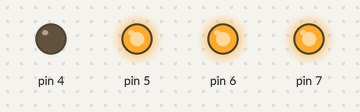
The sketch below on a simulated Arduino Uno, built with avr-gcc and run on an emulated ATmega328P. Shown: output pins drawn as LEDs (lit = HIGH).

Above: at 0.03 s.
At 1.84 s:
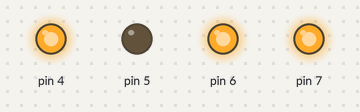
At 3.84 s:
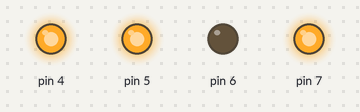
At 7.71 s:
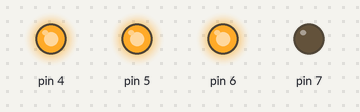
Timing chart, 0 to 8.0 s (numbered marks = the images above):
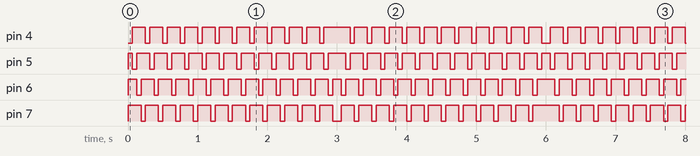

Measured:
- by itself, pin 4: repeats every 6.0 s: HIGH 0.38 s, 11 × (LOW 0.06 s, HIGH 0.19 s), LOW 0.13 s, 11 × (HIGH 0.19 s, LOW 0.06 s)
- by itself, pin 5, pin 6: moves between LOW and HIGH, repeating every 2.8 s
- by itself, pin 7: moves between LOW and HIGH, repeating every 5.0 s

The sketch:

7.2.ino
```cpp
#include <avr/io.h>
#include <util/delay.h>
#define PERIOD 62.5  //macro period set to 62.5ms for 20 RPM
int main(void)
{
  DDRD = 0xF0;  //PD4-PD7 output
  int i = 0;

  while(true){
    for(i = 0; i < 12; i++){ //looping 12 times
      PORTD = 0b11100000; //anticlockwise one step
      _delay_ms(PERIOD); //wait 500ms
      PORTD = 0b11010000;
      _delay_ms(PERIOD);
      PORTD = 0b10110000;
      _delay_ms(PERIOD);
      PORTD = 0b01110000;
      _delay_ms(PERIOD);
    }

    for(i = 0; i < 12; i++){
      PORTD = 0b01110000;
      _delay_ms(PERIOD);  //clockwise one step
      PORTD = 0b10110000; //wait 500ms
      _delay_ms(PERIOD);
      PORTD = 0b11010000;
      _delay_ms(PERIOD);
      PORTD = 0b11100000;
      _delay_ms(PERIOD);
    }
  }
}
```
